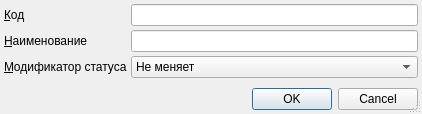
<?xml version="1.0" encoding="UTF-8"?>
<ui version="4.0">
 <class>RBAgreementTypeEditor</class>
 <widget class="QDialog" name="RBAgreementTypeEditor">
  <property name="geometry">
   <rect>
    <x>0</x>
    <y>0</y>
    <width>396</width>
    <height>114</height>
   </rect>
  </property>
  <property name="windowTitle">
   <string>Dialog</string>
  </property>
  <property name="sizeGripEnabled">
   <bool>true</bool>
  </property>
  <layout class="QGridLayout" name="gridLayout">
   <property name="margin">
    <number>4</number>
   </property>
   <property name="spacing">
    <number>4</number>
   </property>
   <item row="0" column="0" colspan="2">
    <widget class="QLabel" name="lblCode">
     <property name="text">
      <string>&amp;Код</string>
     </property>
     <property name="buddy">
      <cstring>edtCode</cstring>
     </property>
    </widget>
   </item>
   <item row="0" column="2">
    <widget class="QLineEdit" name="edtCode"/>
   </item>
   <item row="1" column="0" colspan="2">
    <widget class="QLabel" name="lblName">
     <property name="text">
      <string>&amp;Наименование</string>
     </property>
     <property name="buddy">
      <cstring>edtName</cstring>
     </property>
    </widget>
   </item>
   <item row="1" column="2">
    <widget class="QLineEdit" name="edtName"/>
   </item>
   <item row="2" column="0" colspan="2">
    <widget class="QLabel" name="lblQuotaStatusModifier">
     <property name="text">
      <string>&amp;Модификатор статуса</string>
     </property>
     <property name="buddy">
      <cstring>cmbQuotaStatusModifier</cstring>
     </property>
    </widget>
   </item>
   <item row="2" column="2">
    <widget class="QComboBox" name="cmbQuotaStatusModifier">
     <property name="enabled">
      <bool>true</bool>
     </property>
     <property name="sizePolicy">
      <sizepolicy hsizetype="Minimum" vsizetype="Fixed">
       <horstretch>0</horstretch>
       <verstretch>0</verstretch>
      </sizepolicy>
     </property>
     <property name="maximumSize">
      <size>
       <width>16777215</width>
       <height>16777215</height>
      </size>
     </property>
     <item>
      <property name="text">
       <string>Не меняет</string>
      </property>
     </item>
     <item>
      <property name="text">
       <string>Отменено</string>
      </property>
     </item>
     <item>
      <property name="text">
       <string>Ожидание</string>
      </property>
     </item>
     <item>
      <property name="text">
       <string>Активный талон</string>
      </property>
     </item>
     <item>
      <property name="text">
       <string>Талон для заполнения</string>
      </property>
     </item>
     <item>
      <property name="text">
       <string>Заблокированный талон</string>
      </property>
     </item>
     <item>
      <property name="text">
       <string>Отказано</string>
      </property>
     </item>
     <item>
      <property name="text">
       <string>Необходимо согласовать дату обслуживания</string>
      </property>
     </item>
     <item>
      <property name="text">
       <string>Дата обслуживания на согласовании</string>
      </property>
     </item>
     <item>
      <property name="text">
       <string>Дата обслуживания согласована</string>
      </property>
     </item>
     <item>
      <property name="text">
       <string>Пролечен</string>
      </property>
     </item>
     <item>
      <property name="text">
       <string>Обслуживание отложено</string>
      </property>
     </item>
     <item>
      <property name="text">
       <string>Отказ пациента</string>
      </property>
     </item>
     <item>
      <property name="text">
       <string>Импортировано из ВТМП</string>
      </property>
     </item>
    </widget>
   </item>
   <item row="3" column="0">
    <spacer name="verticalSpacer">
     <property name="orientation">
      <enum>Qt::Vertical</enum>
     </property>
     <property name="sizeHint" stdset="0">
      <size>
       <width>20</width>
       <height>0</height>
      </size>
     </property>
    </spacer>
   </item>
   <item row="4" column="1" colspan="2">
    <widget class="QDialogButtonBox" name="buttonBox">
     <property name="orientation">
      <enum>Qt::Horizontal</enum>
     </property>
     <property name="standardButtons">
      <set>QDialogButtonBox::Cancel|QDialogButtonBox::Ok</set>
     </property>
    </widget>
   </item>
  </layout>
 </widget>
 <resources/>
 <connections>
  <connection>
   <sender>buttonBox</sender>
   <signal>accepted()</signal>
   <receiver>RBAgreementTypeEditor</receiver>
   <slot>accept()</slot>
   <hints>
    <hint type="sourcelabel">
     <x>311</x>
     <y>109</y>
    </hint>
    <hint type="destinationlabel">
     <x>157</x>
     <y>113</y>
    </hint>
   </hints>
  </connection>
  <connection>
   <sender>buttonBox</sender>
   <signal>rejected()</signal>
   <receiver>RBAgreementTypeEditor</receiver>
   <slot>reject()</slot>
   <hints>
    <hint type="sourcelabel">
     <x>379</x>
     <y>109</y>
    </hint>
    <hint type="destinationlabel">
     <x>286</x>
     <y>113</y>
    </hint>
   </hints>
  </connection>
 </connections>
</ui>
